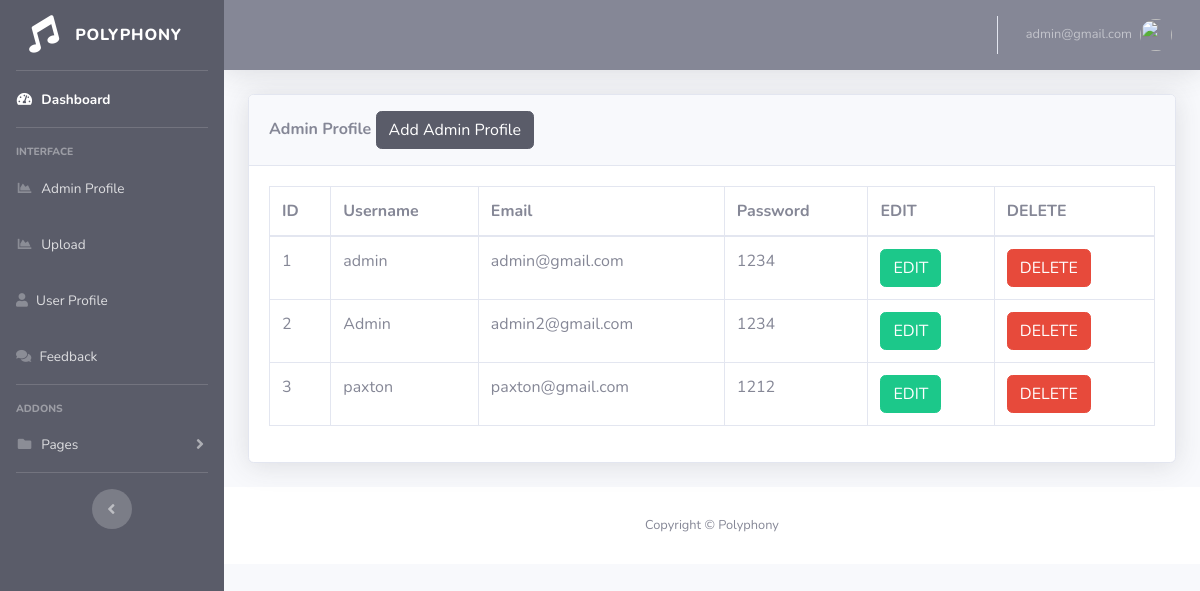
The app's page /admin/admin/register.php (signed in) with its own data.
### tables this page shows
CREATE TABLE `register1` (
  `id` int(11) NOT NULL,
  `username` varchar(50) NOT NULL,
  `email` varchar(50) NOT NULL,
  `password` varchar(50) NOT NULL
);

### admin/admin/register.php (the view, shortened to what this page needs)
<?php
include('includes/header.php');
include('includes/navbar.php');
?>
<div class="container-fluid">
<div class="card shadow mb-4">
  <div class="card-header py-3">
    <h6 class="m-0 font-weight-bold text-secondary">Admin Profile
            <button type="button" class="btn btn-dark" data-toggle="modal" data-target="#addadminprofile">
              Add Admin Profile
            </button>
    </h6>
  </div>
  <div class="card-body">
    <div class="table-responsive">
      <?php
      $connection =mysqli_connect("localhost","root","","adminpanel");
      $query = "SELECT * FROM register1";
      $query_run = mysqli_query($connection, $query);
      ?>
      <table class="table table-bordered" id="dataTable" width="100%" cellspacing="0">
        <thead>
          <tr>
            <th> ID </th>
            <th> Username </th>
            <th>Email </th>
            <th>Password</th>
            <th>EDIT </th>
            <th>DELETE </th>
          </tr>
        </thead>
        <tbody>
          <?php
          if(mysqli_num_rows($query_run) > 0)
          {
            while($row = mysqli_fetch_assoc($query_run)){
            ?>
          <tr>
            <td><?php echo $row['id'];?> </td>
            <td><?php echo $row['username'];?> </td>
            <td><?php echo $row['email'];?> </td>
            <td><?php echo $row['password'];?> </td>
               <td>
                <form action="register_edit.php" method="post">
                <button type="submit" name="edit_btn" class="btn btn-success">EDIT</button>
                </form>
               </td>
               <td>
                <form action="code.php" method="post">
                <button type="submit" name="delete_btn" class="btn btn-danger"> DELETE</button>
                </form>
               </td>
          </tr>
          <?php
            }
          }
          else {
            echo "No Record Found";
          }
          ?>
        </tbody>
      </table>
    </div>
  </div>
</div>
</div>
<?php
include('includes/footer.php');
?>

### admin/admin/includes/header.php (shortened to what this page needs)
<!DOCTYPE html>
<html lang="en">
<head>
  <link href="vendor/fontawesome-free/css/all.min.css" rel="stylesheet" type="text/css">
  <link href="css/sb-admin-2.min.css" rel="stylesheet">
  <head>
</head>
<body id="page-top">
  <div id="wrapper">

### admin/admin/includes/navbar.php (shortened to what this page needs)
   <ul class="navbar-nav bg-dark sidebar sidebar-dark accordion" id="accordionSidebar">
<a class="sidebar-brand d-flex align-items-center justify-content-center" href="http://localhost/mywebsite/html/index.php">
  <div class="sidebar-brand-icon rotate-n-15">
  <i class="fa fa-music" aria-hidden="true"></i>
  </div>
  <div class="sidebar-brand-text mx-3">PolyPhony</div>
</a>
<hr class="sidebar-divider my-0">
<li class="nav-item active">
  <a class="nav-link" href="index.php">
    <i class="fas fa-fw fa-tachometer-alt"></i>
    <span>Dashboard</span></a>
</li>
<hr class="sidebar-divider">
<div class="sidebar-heading">
  Interface
</div>
<li class="nav-item">
  <a class="nav-link" href="register.php">
    <i class="fas fa-fw fa-chart-area"></i>
    <span>Admin Profile</span></a>
</li>
<li class="nav-item">
  <a class="nav-link" href="upload_music.php">
    <i class="fas fa-fw fa-chart-area"></i>
    <span>Upload</span></a>
</li>
<li class="nav-item">
  <a class="nav-link" href="register1.php">
  <i class="fa fa-user" aria-hidden="true"></i>
    <span>User Profile</span></a>
</li>
<li class="nav-item">
  <a class="nav-link" href="view_feedback.php">
  <i class="fa fa-comments" aria-hidden="true"></i>
    <span>Feedback</span></a>
</li>
<hr class="sidebar-divider">
<div class="sidebar-heading">
  Addons
</div>
<li class="nav-item">
  <a class="nav-link collapsed" href="#" data-toggle="collapse" data-target="#collapsePages" aria-expanded="true" aria-controls="collapsePages">
    <i class="fas fa-fw fa-folder"></i>
    <span>Pages</span>
  </a>
</li>
<hr class="sidebar-divider d-none d-md-block">
<div class="text-center d-none d-md-inline">
  <button class="rounded-circle border-0" id="sidebarToggle"></button>
</div>
</ul>
    <div id="content-wrapper" class="d-flex flex-column">
      <div id="content">
        <nav class="navbar navbar-expand navbar-dark bg-secondary topbar mb-4 static-top shadow">
          <ul class="navbar-nav ml-auto">
            <li class="nav-item dropdown no-arrow">
              <a class="nav-link dropdown-toggle" href="#" id="userDropdown" role="button" data-toggle="dropdown" aria-haspopup="true" aria-expanded="false">
                <span class="mr-2 d-none d-lg-inline text-white-600 small">
              <?php echo $_SESSION['username'];?>
                </span>
                <img class="img-profile rounded-circle" src="https://www.foodandwine.com/thmb/0-9ugUIMuA4TpyJqdpZSGkVMMbM=/1500x0/filters:no_upscale():max_bytes(150000):strip_icc()/cooking-with-marshmello-ft-blog0218-e5c9d7246c03469cb70ae163852e1bd6.jpg">
              </a>
            </li>
          </ul>
        </nav>

### admin/admin/includes/footer.php
      <footer class="sticky-footer bg-white">
        <div class="container my-auto">
          <div class="copyright text-center my-auto">
            <span>Copyright &copy; Polyphony</span>
          </div>
        </div>
      </footer>
      </div>
      </div>
    </div>
</body>
</html>

### records on screen
register1: id "1", username "admin", email "admin@gmail.com", password "1234"
register1: id "2", username "Admin", email "admin2@gmail.com", password "1234"
register1: id "3", username "paxton", email "paxton@gmail.com", password "1212"

### other values on screen
$_SESSION['username'] "admin@gmail.com"
